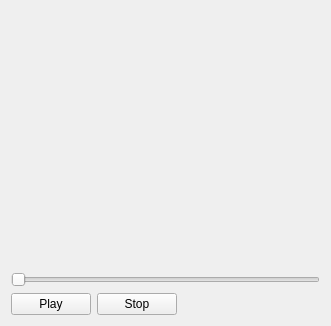
<?xml version="1.0" encoding="UTF-8"?>
<ui version="4.0">
 <class>PreviewWidgetAudio</class>
 <widget class="QWidget" name="PreviewWidgetAudio">
  <property name="geometry">
   <rect>
    <x>0</x>
    <y>0</y>
    <width>331</width>
    <height>326</height>
   </rect>
  </property>
  <property name="windowTitle">
   <string>Form</string>
  </property>
  <layout class="QVBoxLayout" name="verticalLayout">
   <item>
    <widget class="QLabel" name="errorLabel">
     <property name="text">
      <string/>
     </property>
     <property name="wordWrap">
      <bool>true</bool>
     </property>
    </widget>
   </item>
   <item>
    <spacer name="verticalSpacer">
     <property name="orientation">
      <enum>Qt::Vertical</enum>
     </property>
     <property name="sizeHint" stdset="0">
      <size>
       <width>20</width>
       <height>40</height>
      </size>
     </property>
    </spacer>
   </item>
   <item>
    <widget class="QSlider" name="positionSlider">
     <property name="orientation">
      <enum>Qt::Horizontal</enum>
     </property>
    </widget>
   </item>
   <item>
    <layout class="QHBoxLayout" name="horizontalLayout">
     <item>
      <widget class="QPushButton" name="playButton">
       <property name="text">
        <string>Play</string>
       </property>
      </widget>
     </item>
     <item>
      <widget class="QPushButton" name="stopButton">
       <property name="text">
        <string>Stop</string>
       </property>
      </widget>
     </item>
     <item>
      <spacer name="horizontalSpacer">
       <property name="orientation">
        <enum>Qt::Horizontal</enum>
       </property>
       <property name="sizeHint" stdset="0">
        <size>
         <width>40</width>
         <height>20</height>
        </size>
       </property>
      </spacer>
     </item>
    </layout>
   </item>
  </layout>
 </widget>
 <resources/>
 <connections/>
</ui>
